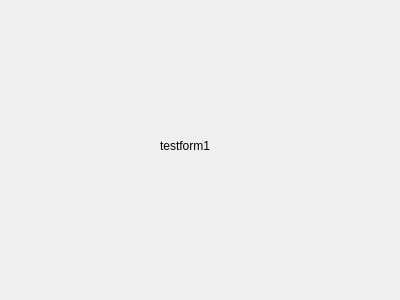
<?xml version="1.0" encoding="UTF-8"?>
<ui version="4.0">
 <class>TestForm</class>
 <widget class="QWidget" name="TestForm">
  <property name="geometry">
   <rect>
    <x>0</x>
    <y>0</y>
    <width>400</width>
    <height>300</height>
   </rect>
  </property>
  <property name="windowTitle">
   <string>Form</string>
  </property>
  <widget class="QLabel" name="label">
   <property name="geometry">
    <rect>
     <x>160</x>
     <y>130</y>
     <width>51</width>
     <height>31</height>
    </rect>
   </property>
   <property name="text">
    <string>testform1</string>
   </property>
  </widget>
 </widget>
 <resources/>
 <connections/>
</ui>
